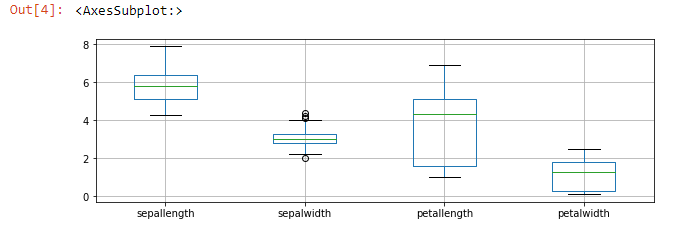

Recreate this plot in Python.
import numpy as np
import pandas as pd
import matplotlib.pyplot as plt
data=pd.read_csv("iris_csv.csv")
plt.figure(figsize=(10,3))
data.boxplot()
